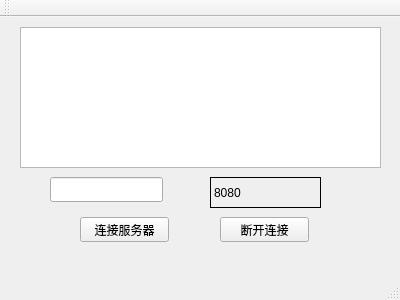
<?xml version="1.0" encoding="UTF-8"?>
<ui version="4.0">
 <class>MainWindow</class>
 <widget class="QMainWindow" name="MainWindow">
  <property name="geometry">
   <rect>
    <x>0</x>
    <y>0</y>
    <width>400</width>
    <height>300</height>
   </rect>
  </property>
  <property name="windowTitle">
   <string>MainWindow</string>
  </property>
  <widget class="QWidget" name="centralWidget">
   <widget class="QPushButton" name="pushButton">
    <property name="geometry">
     <rect>
      <x>80</x>
      <y>200</y>
      <width>89</width>
      <height>25</height>
     </rect>
    </property>
    <property name="text">
     <string>连接服务器</string>
    </property>
   </widget>
   <widget class="QPushButton" name="pushButton_2">
    <property name="geometry">
     <rect>
      <x>220</x>
      <y>200</y>
      <width>89</width>
      <height>25</height>
     </rect>
    </property>
    <property name="text">
     <string>断开连接</string>
    </property>
   </widget>
   <widget class="QLabel" name="port">
    <property name="geometry">
     <rect>
      <x>210</x>
      <y>160</y>
      <width>111</width>
      <height>31</height>
     </rect>
    </property>
    <property name="frameShape">
     <enum>QFrame::Box</enum>
    </property>
    <property name="text">
     <string>8080</string>
    </property>
   </widget>
   <widget class="QTextBrowser" name="textBrowser">
    <property name="geometry">
     <rect>
      <x>20</x>
      <y>10</y>
      <width>361</width>
      <height>141</height>
     </rect>
    </property>
   </widget>
   <widget class="QLineEdit" name="serverIP">
    <property name="geometry">
     <rect>
      <x>50</x>
      <y>160</y>
      <width>113</width>
      <height>25</height>
     </rect>
    </property>
   </widget>
  </widget>
  <widget class="QMenuBar" name="menuBar">
   <property name="geometry">
    <rect>
     <x>0</x>
     <y>0</y>
     <width>400</width>
     <height>28</height>
    </rect>
   </property>
  </widget>
  <widget class="QToolBar" name="mainToolBar">
   <attribute name="toolBarArea">
    <enum>TopToolBarArea</enum>
   </attribute>
   <attribute name="toolBarBreak">
    <bool>false</bool>
   </attribute>
  </widget>
  <widget class="QStatusBar" name="statusBar"/>
 </widget>
 <layoutdefault spacing="6" margin="11"/>
 <resources/>
 <connections/>
</ui>
